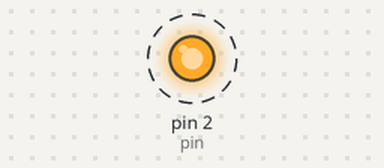
A sketch run on a simulated Arduino Uno, built with avr-gcc and run on an emulated ATmega328P. Parts: output pins drawn as LEDs (lit = HIGH). Dashed ring = blinking.

Above: at 0.5 s.
Timing chart, 0 to 4.6 s (numbered marks = the images above):
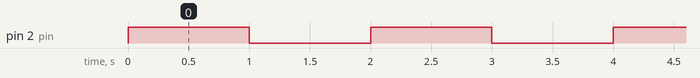

The sketch:

esp8266_4digits_7segments.ino
```cpp
/*********
  2022.04.22 - C.BRESSY
  First time running ESP8266
*********/

int pin = 2; // This is port D4 (GPIO2)

void setup() {
  // initialize GPIO 2 as an output.
  pinMode(pin, OUTPUT);
}

// the loop function runs over and over again forever
void loop() {
  digitalWrite(pin, HIGH);   // turn the LED on (HIGH is the voltage level)
  delay(1000);               // wait for a second
  digitalWrite(pin, LOW);    // turn the LED off by making the voltage LOW
  delay(1000);               // wait for a second
}
```

Measured:
- by itself, pin 2 (pin): alternates HIGH for 1.0 s and LOW for 1.0 s
